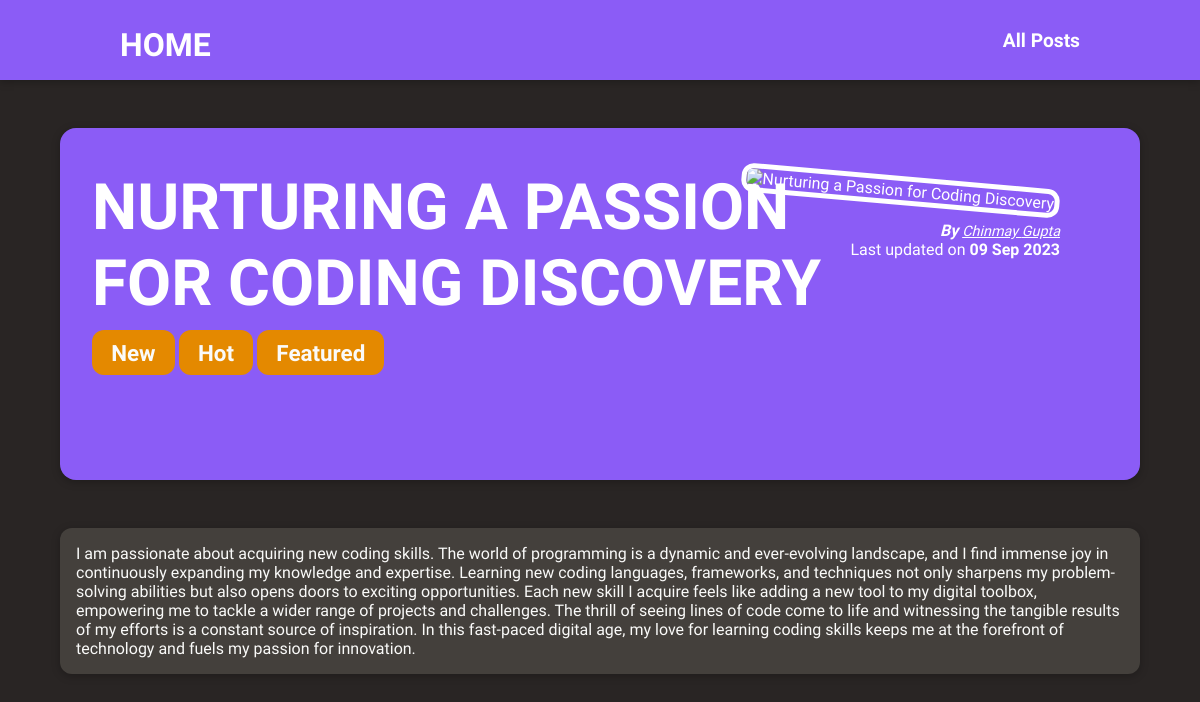
The app's page /posts/nurturing-a-passion-for-coding-discovery with its own data.
### blog/models.py (models this page shows)
class Post(models.Model):
    title = models.CharField(max_length=100)
    excerpt = models.CharField(max_length=200)
    img = models.CharField(max_length=100)
    date = models.DateField(auto_now=True)
    slug = models.SlugField(unique=True, db_index=True)
    content = models.TextField(validators=[MinLengthValidator(10)])
    author = models.ForeignKey(Author, on_delete=models.CASCADE, related_name="posts")
    tags = models.ManyToManyField(
        "Tag",
    )

class Tag(models.Model):
    caption = models.CharField(max_length=20)

class Author(models.Model):
    first_name = models.CharField(max_length=100)
    last_name = models.CharField(max_length=100)
    email_address = models.EmailField()

### blog/views.py (the view)
# urls.py: path("posts/<slug:slug>", views.post_detail, name="post-detail-page"),
def post_detail(request, slug):
    identified_post = get_object_or_404(Post, slug=slug)
    return render(
        request,
        "blog/post-detail.html",
        {"post": identified_post, "post_tags": identified_post.tags.all()},
    )

### blog/templates/blog/post-detail.html (shortened to what this page needs)
{% extends "base.html" %}
{% load static %}
{% block css_files %}
<link rel="stylesheet" href="{% static "blog/post-detail.css" %}" />
{% endblock %}
{% block content %}
<section id="summary">
  <h2>{{ post.title }}</h2>
  <div>
    {% for tag in post_tags %}
      <span class="tag">{{ tag.caption }}</span>
    {% endfor %}
  </div>
  <article>
    <img src="{% static "blog/images/"|add:post.img %}" alt="{{ post.title }}" />
    <address>
      By
      <a href="mailto:{{ post.author.email_address}}">
        {{ post.author.first_name }}
        {{ post.author.last_name}}
      </a>
    </address>
    <div>Last updated on <time>{{ post.date|date:"d M Y" }}</time></div>
  </article>
</section>
<main>
  {{ post.content|linebreaks }}
</main>
{% endblock %}

### static/app.css (style rules this page uses)
* { margin: 0; padding: 0; box-sizing: border-box; }
html { font-family: "Sono", sans-serif; }
body { background-color: #292524; color: #fafaf9; }
h1, h2, h3 { text-transform: uppercase; font-family: "Coiny", sans-serif; line-height: 1.2; margin-top: 0.6rem; }

### blog/static/blog/post-detail.css (style rules this page uses)
#summary { margin: 8rem auto 3rem auto; padding: 2rem; width: 90%; max-width: 90rem; border-radius: 16px; background-color: #8b5cf6; position: relative; box-shadow: 0 2px 8px rgba(0, 0, 0, 0.25); height: 22rem; }
#summary h2 { color: white; font-size: 4rem; max-width: 72%; margin-bottom: 1rem; }
#summary article { position: absolute; top: 2rem; right: 3rem; padding: 1rem 2rem; border-radius: 12px; text-align: right; color: white; }
#summary article img { width: 12rem; height: 12rem; border-radius: 12px; transform: rotateZ(5deg); border: 5px solid white; margin-bottom: 1rem; }
#summary address { font-weight: bold; }
#summary address a { color: inherit; font-family: coiny, sans-serif; font-weight: 100; font-size: 0.9rem; }
#summary time { font-weight: bold; }
main { width: 90%; max-width: 90rem; margin: 3rem auto; background-color: #44403c; padding: 1rem; border-radius: 12px; box-shadow: 0 2px 8px rgba(0, 0, 0, 0.25); }
.tag { font-size: 1.4rem; border-radius: 12px; padding: 0.6rem 1.2rem; background-color: #e48900; font-weight: bold; }

### records on screen
Post: title "NURTURING A PASSION FOR CODING DISCOVERY", author.first_name "Chinmay", author.last_name "Gupta", date "09 Sep 2023", content "I am passionate about acquiring new coding skills. The world of programming is a dynamic and ever-evolving landscape, and I find immense joy in continuously expanding my knowledge and expertise. Learning new coding languages, frameworks, and techniques not only sharpens my problem-solving abilities but also opens doors to exciting opportunities. Each new skill I acquire feels like adding a new tool to my digital toolbox, empowering me to tackle a wider range of projects and challenges. The thrill of seeing lines of code come to life and witnessing the tangible results of my efforts is a constant source of inspiration. In this fast-paced digital age, my love for learning coding skills keeps…"
Tag: caption "New"
Tag: caption "Hot"
Tag: caption "Featured"
